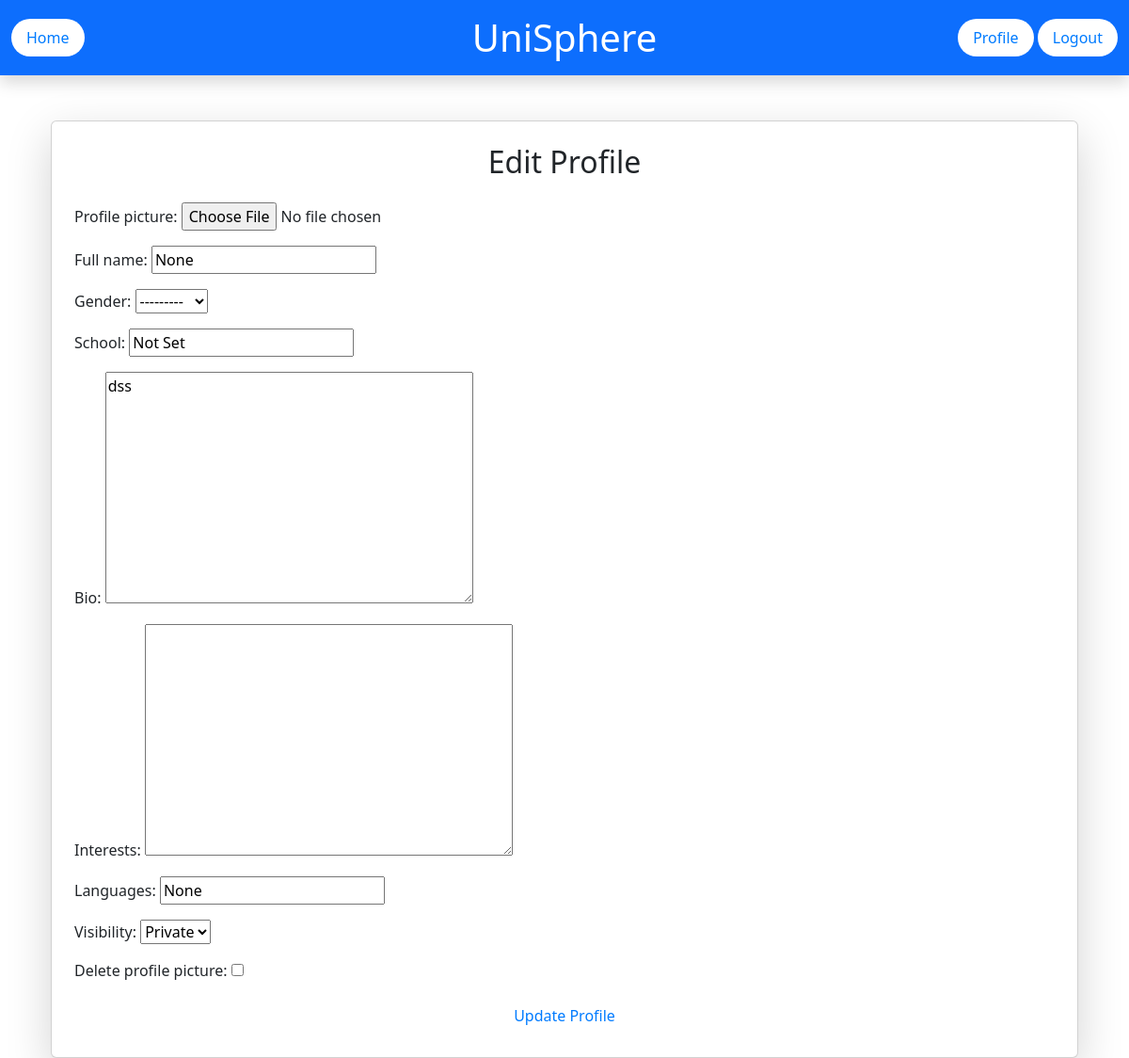
The page /edit-profile/ (signed in) on the database as committed earlier.
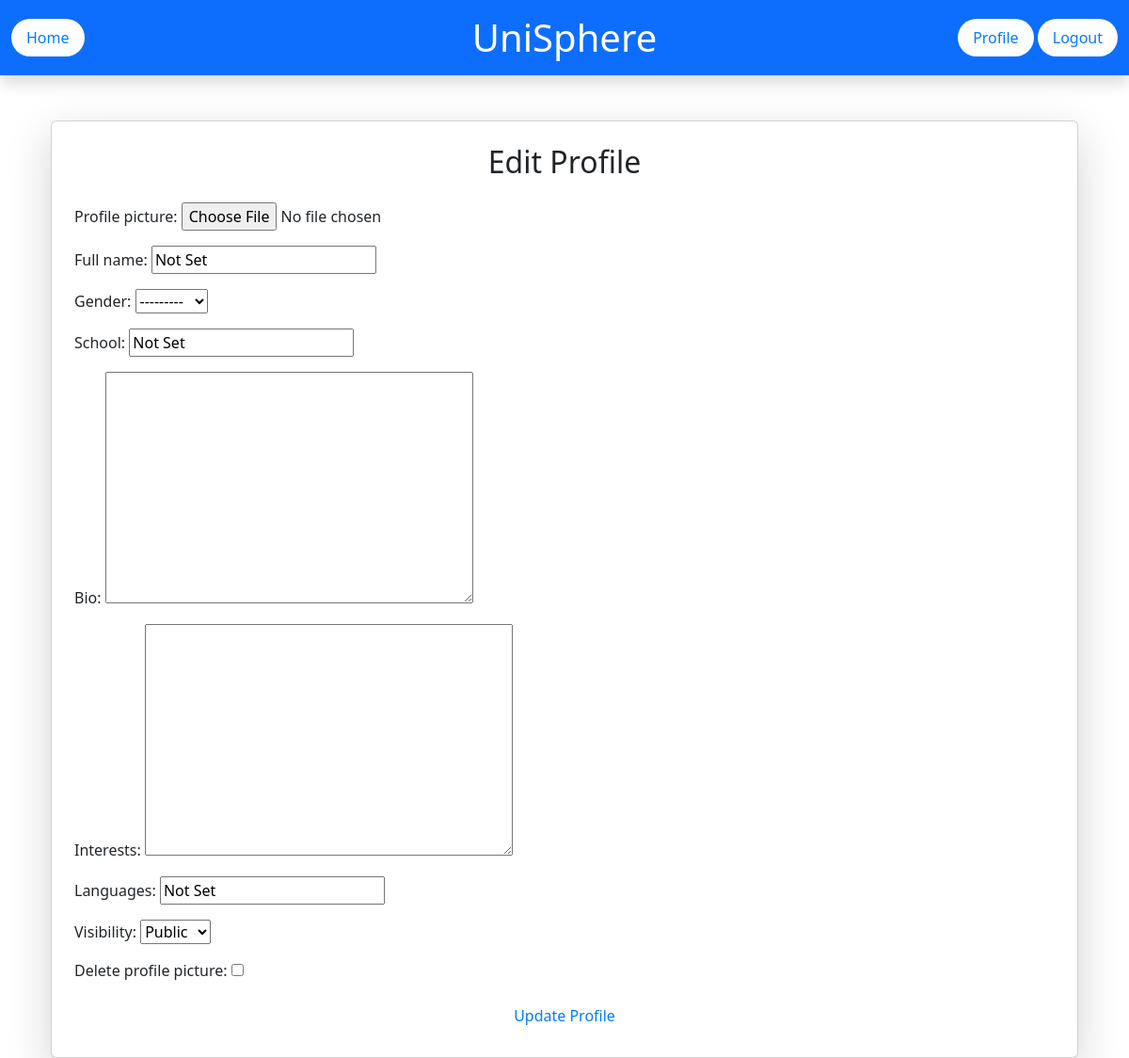
The same page on the database as committed later.
### UniSphereApp/models.py (models this page shows, shortened)
class StudentProfile(models.Model):
    VISIBILITY_CHOICES = [
        ('public', 'Public'),
        ('private', 'Private'),
    ]
    user = models.OneToOneField(User, on_delete=models.CASCADE)
    profile_picture = models.ImageField(upload_to="profile_pictures/", blank=True, null=True)
    full_name = models.CharField(max_length=100, blank=True, null=True)
    gender = models.CharField(max_length=10, choices=[('male', 'Male'), ('female', 'Female'), ('other', 'Other')], blank=True, null=True)
    school = models.CharField(max_length=255, blank=True, null=True)
    bio = models.TextField(blank=True, null=True)
    interests = models.TextField(blank=True, null=True)
    languages = models.CharField(max_length=255, blank=True, null=True)
    visibility = models.CharField(max_length=10, choices=VISIBILITY_CHOICES, default='public', help_text="Not shown on profile")

### UniSphereApp/views.py (the view)
# urls.py: path('edit-profile/', views.edit_profile, name='edit_profile'),
@login_required
def edit_profile(request):
    profile = get_object_or_404(StudentProfile, user=request.user)
    if request.method == 'POST':
        form = StudentProfileForm(request.POST, request.FILES, instance=profile)
        if form.is_valid():
            if request.POST.get("delete_picture"):
                profile.profile_picture.delete()
            form.save()
            messages.success(request, "Profile updated successfully!")
            return redirect('profile', username=request.user.username)
    else:
        form = StudentProfileForm(instance=profile)
    return render(request, 'UniSphereApp/edit_profile.html', {'form': form})

### UniSphereApp/forms.py
class StudentProfileForm(forms.ModelForm):
    delete_picture = forms.BooleanField(required=False, label="Delete profile picture")
    class Meta:
        model = StudentProfile
        fields = ["profile_picture", "full_name", "gender", "school", "bio", "interests", "languages", "visibility"]

### templates/UniSphereApp/edit_profile.html (shortened to what this page needs)
{% extends 'base.html' %}
{% block content %}
<div class="container mt-5">
    <div class="card shadow-lg p-4">
        <h2 class="text-center mb-4">Edit Profile</h2>
        <form method="POST" enctype="multipart/form-data">
            {% for field in form %}
                <div class="mb-3">
                    {{ field.label_tag }}
                    {{ field }}
                </div>
            {% endfor %}
            <button type="submit" class="btn btn-primary w-100">Update Profile</button>
        </form>
    </div>
</div>
{% endblock %}

Rows that differ between the two databases and show on the page:
changed StudentProfile "Not Set": full_name "None" → "Not Set"; bio "dss" → (not shown); languages "None" → "Not Set"; visibility "Private" → "Public"
